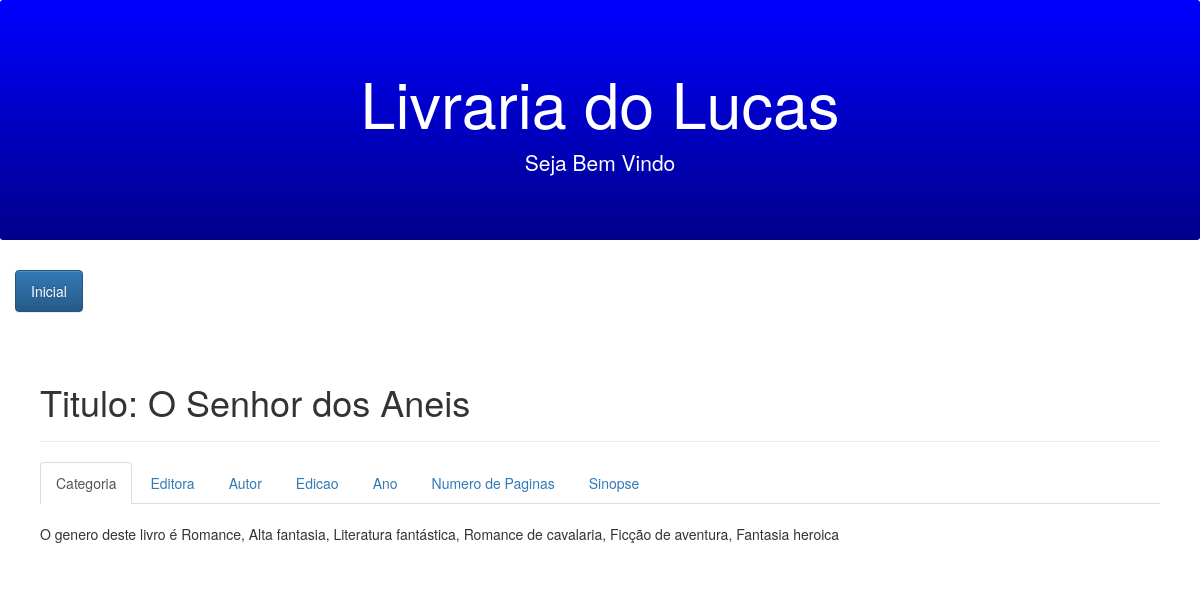
/detalhes.php?id=17, run on the app's committed database.
### tables this page shows
CREATE TABLE `livraria` (
  `id` int(11) NOT NULL,
  `titulo` varchar(220) NOT NULL,
  `categoria` varchar(220) NOT NULL,
  `sinopse` varchar(1000) NOT NULL,
  `editora` varchar(100) NOT NULL,
  `autor` varchar(100) NOT NULL,
  `edicao` varchar(100) NOT NULL,
  `ano` varchar(100) NOT NULL,
  `num_paginas` varchar(100) NOT NULL,
  `imagem` varchar(100) NOT NULL,
  `created` datetime NOT NULL,
  `modified` datetime DEFAULT NULL
);

### detalhes.php (the view, shortened to what this page needs)
 <?php include_once("conexao.php");
$id = $_GET['id'];
$result_livros = "SELECT * FROM livraria WHERE id='$id'";
$resultado_livros = mysqli_query($conn, $result_livros);
$row_livros = mysqli_fetch_assoc($resultado_livros);
?>
<!DOCTYPE html>
<html lang="pt-br">
	<head>
		<link href="css/bootstrap.min.css" rel="stylesheet">
		<link rel="stylesheet" href="https://maxcdn.bootstrapcdn.com/bootstrap/4.1.3/css/bootstrap.min.css">
        <link href="css/bootstrap.min.css" rel="stylesheet">
        <link rel="stylesheet" href="https://maxcdn.bootstrapcdn.com/bootstrap/3.3.7/css/bootstrap.min.css">
        <link rel="stylesheet" href="https://maxcdn.bootstrapcdn.com/bootstrap/3.3.7/css/bootstrap-theme.min.css">
        <div class="jumbotron header text-center">
            <h1>Livraria do Lucas</h1>
            <p>Seja Bem Vindo</p>
        </div>
        <div id="menu text-center">
            <ul class="nav ml-4">
                <li class="nav-item">
                <a href="index.php" class="btn btn-primary" role="button">Inicial</a>
                </li>
            </ul>
        </div>
        <br>
	</head>
	<body>
		<div class="container theme-showcase" role="main">
			<div class="page-header">
				<h1>Titulo: <?php echo $row_livros['titulo']; ?></h1>
			</div>
			<div>
			  <ul class="nav nav-tabs" role="tablist">
				<li role="presentation" class="active"><a href="#home" aria-controls="home" role="tab" data-toggle="tab">Categoria</a></li>
				<li role="presentation"><a href="#profile" aria-controls="profile" role="tab" data-toggle="tab">Editora</a></li>
				<li role="presentation"><a href="#messages" aria-controls="messages" role="tab" data-toggle="tab">Autor</a></li>
				<li role="presentation"><a href="#settings" aria-controls="settings" role="tab" data-toggle="tab">Edicao</a></li>
				<li role="presentation"><a href="#detalhes" aria-controls="detalhes" role="tab" data-toggle="tab">Ano</a></li>
				<li role="presentation"><a href="#tutores" aria-controls="tutores" role="tab" data-toggle="tab">Numero de Paginas</a></li>
				<li role="presentation"><a href="#sinopse" aria-controls="sinopse" role="tab" data-toggle="tab">Sinopse</a></li>
			  </ul>
			  <div class="tab-content">
				<div role="tabpanel" class="tab-pane active" id="home"><br>
					<p> O genero deste livro é <?php echo $row_livros['categoria']; ?> </p>
				</div>
				</div>
			  </div>
			</div>
	</body>
</html>

### detalhes.php (style rules this page uses)
.jumbotron.header { background-color: blue; color: white; background-image: linear-gradient(blue, #00008B); }
div.container { padding: 10px; }

### data on the page
livraria: titulo "O Senhor dos Aneis", categoria "Romance, Alta fantasia, Literatura fantástica, Romance de cavalaria, Ficção de aventura, Fantasia heroica"
